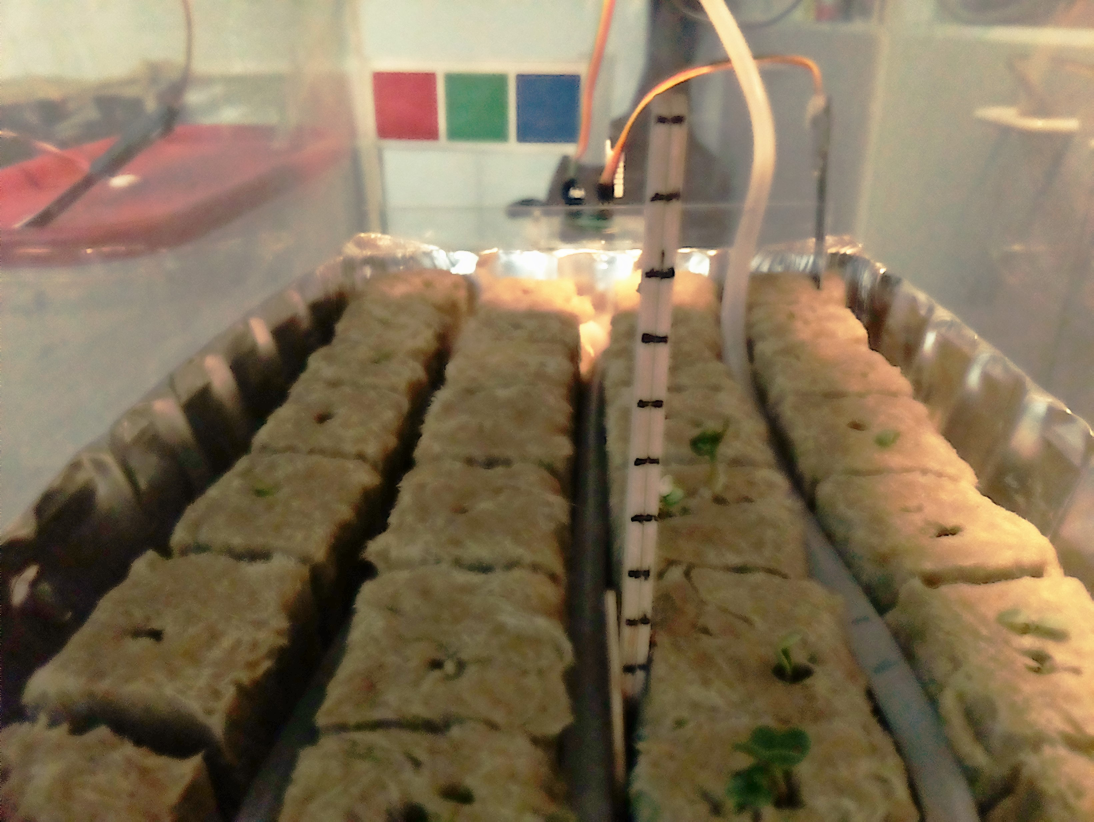
#> input picture CV_HW/images/day02.jpg, 3280 x 2464 px (shown at 1/3 size); its folder holds 4 pictures in this run
$ python autograder.py   (older library calls are emulated)
#> lines starting #> are read from the running program, lines starting #| are printed output that depends on the picture; after the words box and inside, x2 and y2 are one past the last pixel; in counts of white or black regions, pixels touching at a corner belong together; pictures that were not available may be replaced by others from this repository, and a replacement may not be noted
### CV_HW/filterColor.py
#!/usr/bin/env python
import numpy as np
import cv2, sys
from cv_utils import *
import argparse

wait_time = 100

def noop(dummy): pass

class Filter:
    # Range is (name, min, max, min0, max0) (last 2 are optional)
    ranges = None
    transform_type = None

    def __init__(self, range1, range2, range3, transform_type=None):
        self.transform_type = transform_type
        self.ranges = []
        self.ranges.append(range1)
        self.ranges.append(range2)
        self.ranges.append(range3)
        for i in range(3):
            if (len(self.ranges[i]) == 3):
                self.ranges[i] += self.ranges[i][1:3]

    def transform (self, image):
        return (image if not self.transform_type else
                cv2.cvtColor(image, self.transform_type))

filtersG = {'BGR' : Filter(['B', 0, 255], ['G', 0, 255], ['R', 0, 255]),
            'HSV' : Filter(['H', 0, 200, 0, 179], ['S', 0, 255], ['V', 0, 255],
                           cv2.COLOR_BGR2HSV),
            'LAB' : Filter(['L', 0, 255], ['A', 0, 255], ['B', 0, 255],
                           cv2.COLOR_BGR2LAB),
            'LUV' : Filter(['L', 0, 255], ['U', 0, 255], ['V', 0, 255],
                           cv2.COLOR_BGR2LUV),
            'XYZ' : Filter(['X', 0, 255], ['Y', 0, 255], ['Z', 0, 255],
                           cv2.COLOR_BGR2XYZ),
            'YCrCb' : Filter(['Y', 16, 235], ['Cr', 16, 250], ['Cb', 16, 240],
                           cv2.COLOR_BGR2YCrCb),
            'YUV' : Filter(['Y', 0, 255], ['U', 0, 255], ['V', 0, 255],
                           cv2.COLOR_BGR2YUV),
            }
#> in readImage, image is the input picture: shape (2464, 3280, 3); mean B, G, R 87.7, 113.8, 130.3

# Transform a BGR image into another image, depending on the color_space
def transformFromBGR(image, color_space):
#> called with color_space = 'HSV'
    if (not color_space in filtersG.keys()):
        print("ERROR: Unknown filter: %s" %color_space)
        exit()
    return (image if color_space == 'BGR' else
            cv2.cvtColor(image, filtersG[color_space].transform_type))
#> returned value: shape (2464, 3280, 3); mean H, S, V 21.1, 94.4, 131

# Interactive GUI to set color space parameters to mask out certain portions
# [81 lines left out: functions filterImage, filterImageText, not called in this run]

# Create a single channel mask, with same dimensions as 'image'.
# 'rVals' is a list of pairs, where each pair is the lower/upper bound
# on one of the channels of the color_space
def createMask(image, rVals, color_space):
    if (color_space == 'HSV'):
        mask = createMaskHSV(image, rVals)
    else:
        lower = np.array([v[0] for v in rVals])
        upper = np.array([v[1] for v in rVals])
        mask = cv2.inRange(image, lower, upper)
    return mask

# Special for HSV - allows for wrapping around color circle
#  (anything above 179 wraps to 0)
# Is called by createMask, so no need to call it on its own
def createMaskHSV(hsv, rVals):
    hMin = rVals[0][0]; hMax = rVals[0][1]
    sMin = rVals[1][0]; sMax = rVals[1][1]
    vMin = rVals[2][0]; vMax = rVals[2][1]

    lower = np.array([min(hMin, 179), sMin, vMin])
    upper = np.array([min(hMax, 179), sMax, vMax])
    mask = cv2.inRange(hsv, lower, upper)
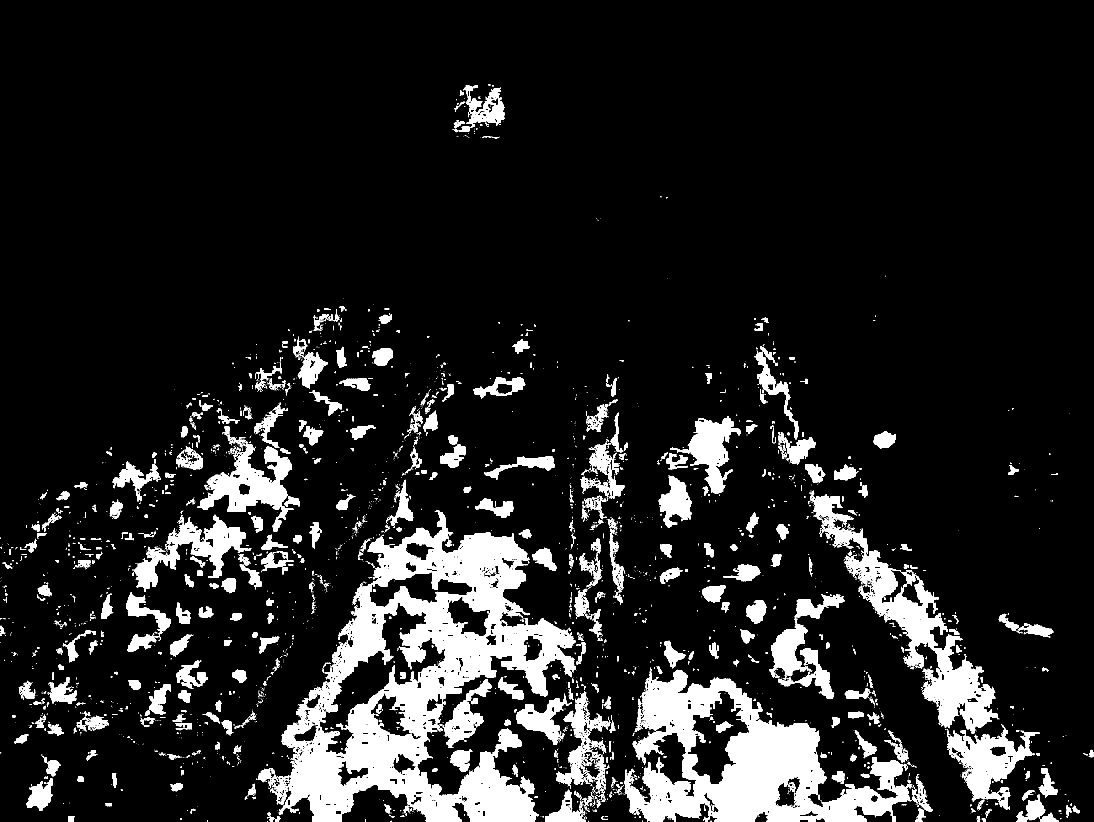
#> mask: shape (2464, 3280) (shown at 1/3 size); 12% white; 3841 white regions (3008 under 20 px), largest, box (x1, y1, x2, y2) and area: (817, 1530, 1728, 2464) 309994, (1873, 2002, 2736, 2464) 167760, (2428, 1472, 2998, 2202) 70924
#| (2464, 3280)
#> (printed output is left out)

    if (hMin > 179 or hMax > 179): # Wrapping around color circle
        lower = np.array([(hMin-179), sMin, vMin])
        upper = np.array([(hMax-179), sMax, vMax])
        mask2 = cv2.inRange(hsv, lower, upper)
        mask = cv2.add(mask, mask2)

    return mask

# [13 lines that do not run on import are left out]

### CV_HW/cv_utils.py
import numpy as np
import cv2

win_max_dimensions = {}
win_scale = {}

def imageScale(wname): return win_scale[wname]

# [25 lines left out: functions print_clicks, createWindow, _showImage, not called in this run]

def showImage(wname, image):
    _showImage(wname, image)
    cv2.waitKey(1)

def showImageWait(wname, image, wait_time=-1):
    _showImage(wname, image)
    return cv2.waitKey(wait_time) & 0xFF

def readImage(filename):
    image = cv2.imread(filename)
    if (not isinstance(image, np.ndarray)):
        raise Exception("File not found: %s" %filename)
    return image

# [5 lines left out: function writeImage, not called in this run]

def readMask(filename):
#> called with filename = 'autograder_files/mask_day02.jpg'
    mask = cv2.imread(filename, cv2.IMREAD_GRAYSCALE)
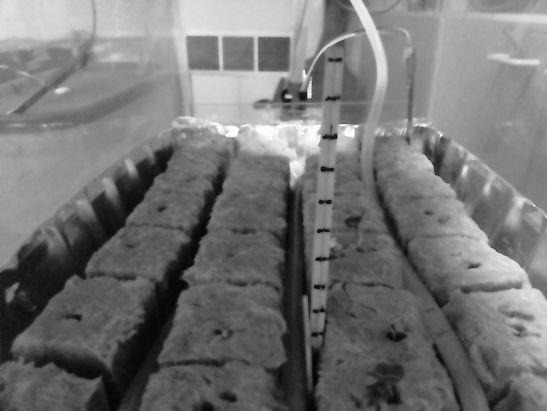
#> mask: shape (2464, 3280) (shown at 1/6 size); min 0, max 255, mean 115.8
    if (not isinstance(mask, np.ndarray)):
        raise Exception("File not found: %s" %filename)
    # Apparently, some values get read in not 0 or 255
    mask[mask > 0] = 255
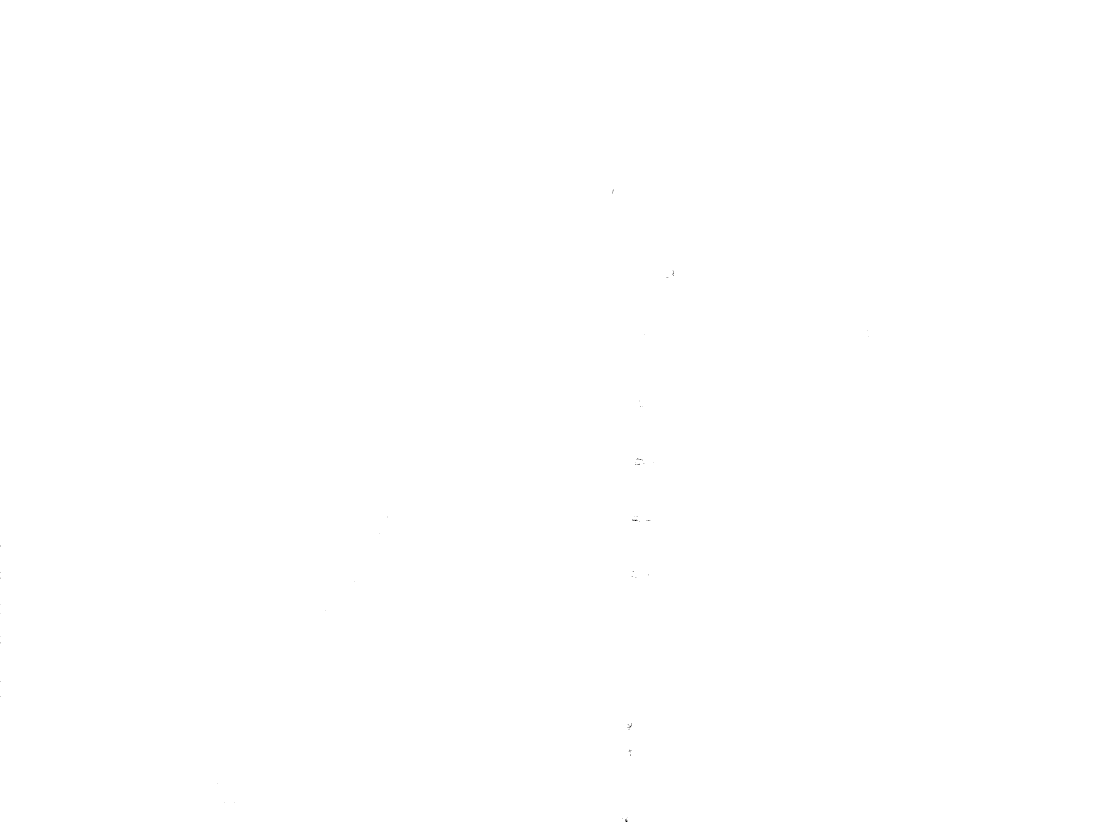
#> mask: shape (2464, 3280) (shown at 1/3 size); 100% white; black in thin lines or dots, all inside (x1, y1, x2, y2) = (0, 567, 2607, 2464)
    return mask

# [5 lines left out: function writeMask, not called in this run]

### CV_HW/vision.py
import copy
import numpy as np
import cv2
from cv_utils import *
from filterColor import createMask, transformFromBGR

cv = cv2
# Detect the plants in the image. Return a mask (black/white mask, where 0
# indicates no plants and 255 indicates plants)


def classifyFoliage(image, rVals=None):
    foliage_mask = np.zeros(image.shape[0:2], np.uint8)
    # Your code goes here:
    # Create a mask that has 255 where there is part of a plant in the image
    #   and 0 everywhere else
    # BEGIN STUDENT CODE
    hsvImage = transformFromBGR(image, 'HSV')
    if rVals is None:
        rVals = [(22, 70), (92, 255), (24, 150)]
    foliage_mask = createMask(hsvImage, rVals, 'HSV')
    print(foliage_mask.shape)
    print(foliage_mask)
    return foliage_mask  # 2464 * 3280, y * x
    # END STUDENT CODE

# [125 lines left out: functions classifyFoliage2, measureHeight, colorCorrect, classifyFoliageCorrected, not called in this run]

### CV_HW/autograder.py
#!/usr/bin/env python
import sys
import cv2
import numpy as np
from cv_utils import readImage, readMask
from vision import classifyFoliage, measureHeight, colorCorrect, classifyFoliageCorrected

test_days = ["day02", "day04", "day05", "day08", "day10"]
height_ranges = {"day02": None, "day04": None, "day05": [2.3, 2.8],
                 "day08": [3.7, 4.0], "day10": [5.0, 5.3]}
blue_goal = [150, 75, 75]
green_goal = [75, 150, 75]
red_goal = [75, 75, 150]

def checkFoliage(test, foliage_mask, groundtruth):
#> called with test = 'day02'
    if (foliage_mask.shape != groundtruth.shape):
        print("Foliage mask wrong shape: Is %s, should be %s"
              %(foliage_mask.shape, groundtruth.shape))
        return 0

    pixels = groundtruth.shape[0]*groundtruth.shape[1]
    positives = cv2.countNonZero(groundtruth)
#> positives = 8081627
    negatives = pixels - positives
#> negatives = 293
    selected = cv2.countNonZero(foliage_mask)
#> selected = 969085

    TP = float(cv2.countNonZero(cv2.bitwise_and(groundtruth, foliage_mask)))
#> TP = 969085
    FP = selected - TP
#> FP = 0
    TN = negatives - FP
#> TN = 293
    FN = positives - TP
#> FN = 7112542

    precision = (0 if selected == 0 else TP/selected)
#> precision = 1
    recall = TP/positives
#> recall = 0.12
    bal_accuracy = ((TP/positives) + (TN/negatives))/2
#> bal_accuracy = 0.56
    b_sq = 1
    F1 = (1 + b_sq)*TP/(((1+b_sq)*TP) + (b_sq*FN) + FP)
#> F1 = 0.214
    print("%s: Recall: %d%%, Precision: %d%%, Balanced Accuracy: %d%%, F1: %.2f"
          %(test, int(recall*100), int(precision*100), int(bal_accuracy*100), F1))
#| day02: Recall: 11%, Precision: 100%, Balanced Accuracy: 55%, F1: 0.21
    return bal_accuracy

# [9 lines left out: function checkHeight, not called in this run]

# Compare two BGR colors.  First tried using cosine similarity, but it
#  did not differentiate colors by enough, so ended up using the ratio
#  of corrected to goal colors
def comp_colors(color, goal):
    comp = np.sum([v if v < 1 else 2-v for v in np.divide(color, goal)])/3
    return comp

def inta(l): return [int(v) for v in l]

# [14 lines left out: function checkCorrection, not called in this run]


if (len(sys.argv) == 1 or '-p1' == sys.argv[1]):
    print("Part 1: Classify Foliage")
    numTests = 0; grade = 0.
    for test in test_days:
        if (len(sys.argv) < 3 or sys.argv[2] == "-t"+test):
            image = readImage("images/"+test+".jpg")
            mask = classifyFoliage(image)
            groundtruth = readMask("autograder_files/mask_"+test+".jpg")
            grade += checkFoliage(test, mask, groundtruth)
#> grade = 0.56
            numTests += 1
#> pass 2 of the loop `for test in test_days:`:
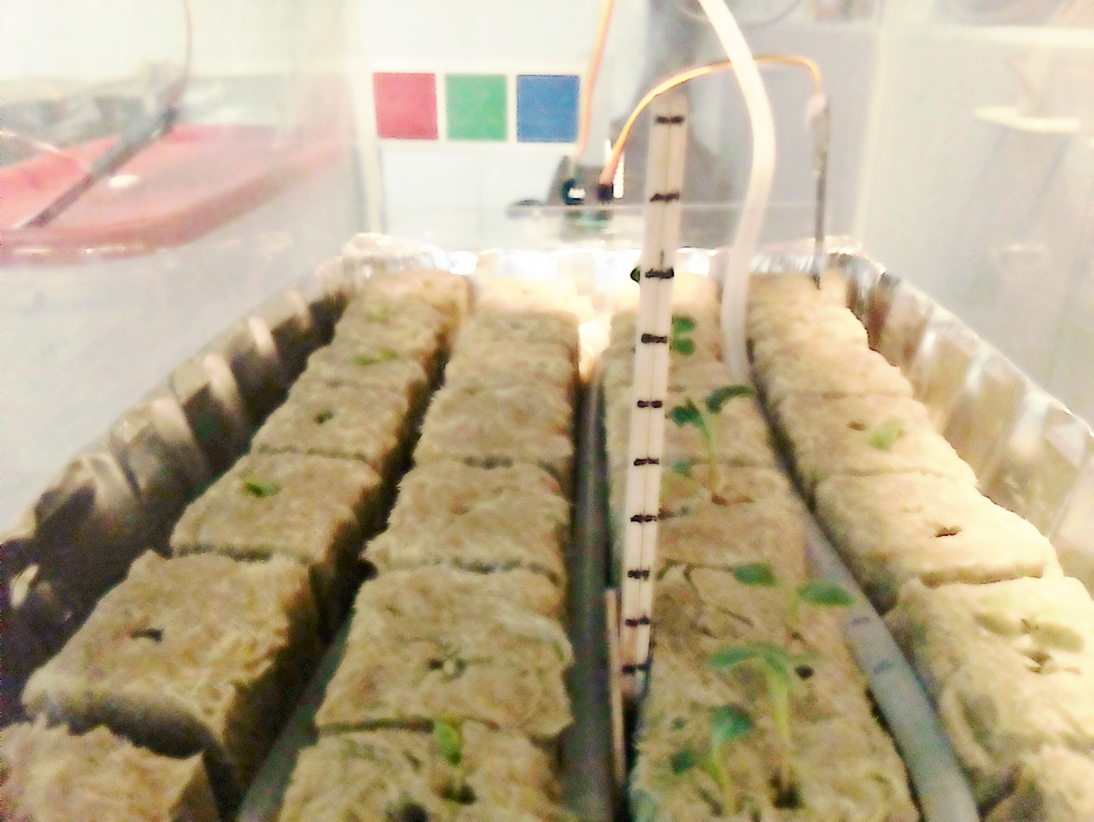
#> input picture CV_HW/images/day04.jpg, 3280 x 2464 px (shown at 1/3 size)
#> in readImage, image is the input picture: shape (2464, 3280, 3); mean B, G, R 140.8, 170.4, 185
#> in createMaskHSV (call 2), `mask = cv2.inRange(hsv, lower, upper)`:
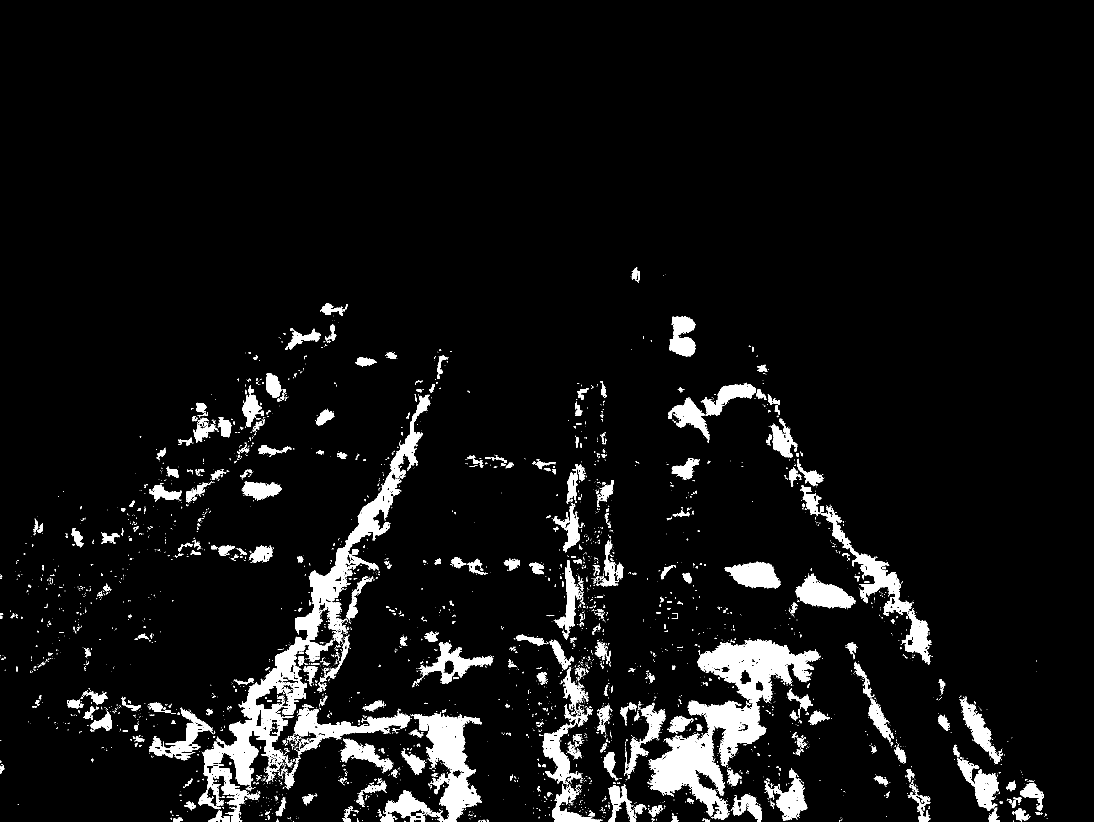
#> mask: shape (2464, 3280) (shown at 1/3 size); 6.3% white; 4361 white regions (3689 under 20 px), largest, box (x1, y1, x2, y2) and area: (1942, 1918, 2463, 2460) 80700, (608, 1184, 1290, 2464) 79296, (1231, 2140, 1446, 2464) 28342
#| (2464, 3280)
#> (printed output is left out)
#> in readMask (call 2), `mask[mask > 0] = 255`:
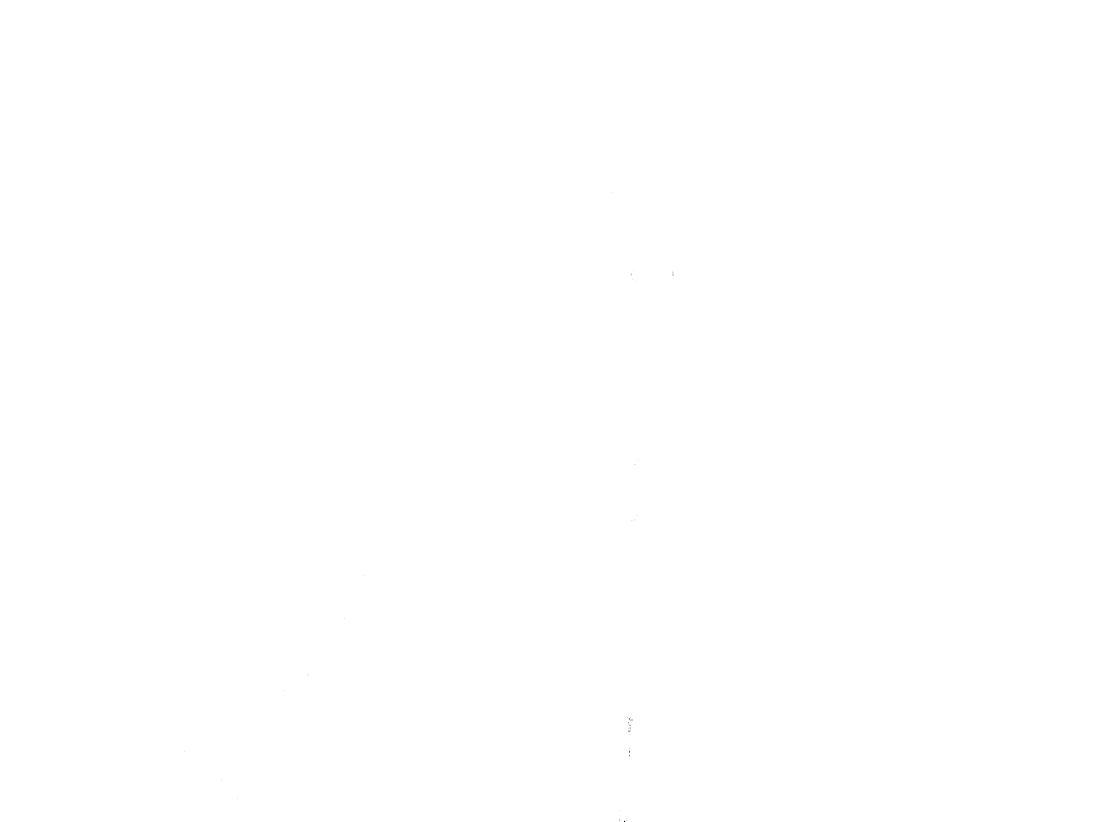
#> mask: shape (2464, 3280) (shown at 1/3 size); 100% white; black in thin lines or dots, all inside (x1, y1, x2, y2) = (552, 577, 2021, 2464)
#| day04: Recall: 6%, Precision: 100%, Balanced Accuracy: 53%, F1: 0.12
#> grade = 1.09
#> (the run stopped early here; a loop or call above may not have finished)
